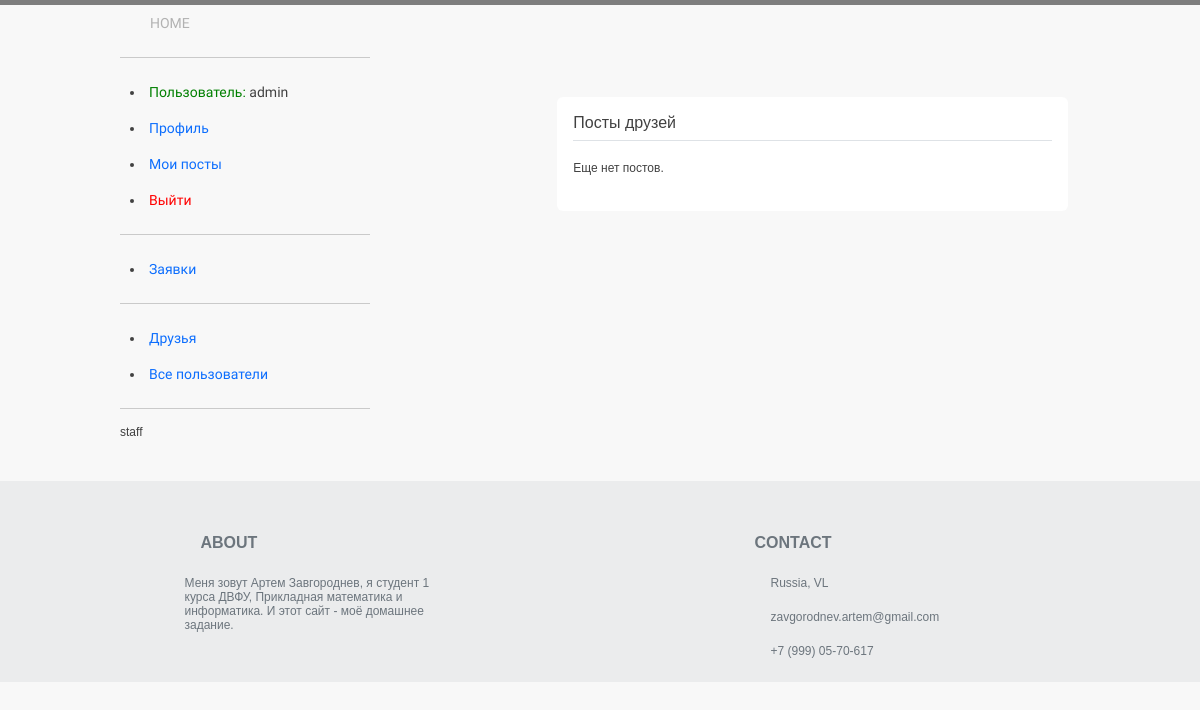
The app's page / (signed in), older data.
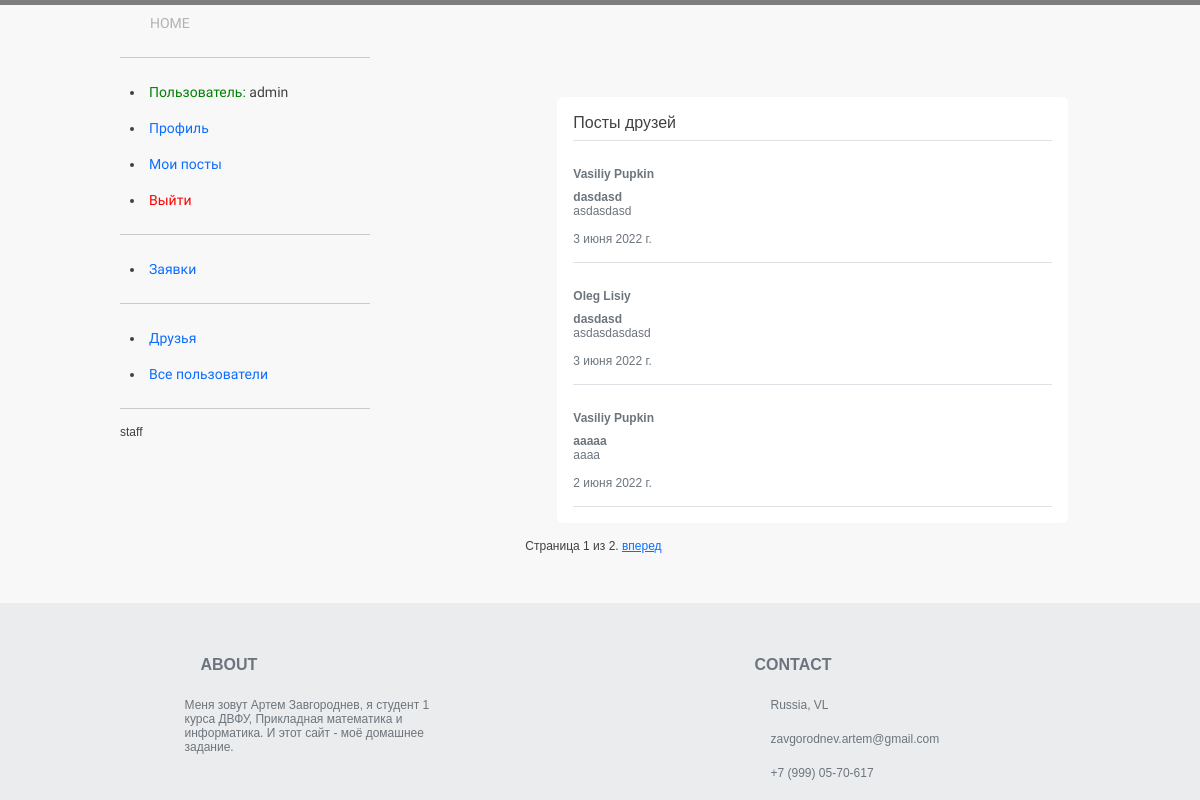
The same page, newer data.
### forum/models.py (models this page shows, shortened)
class Post(models.Model):
    current_user = models.ForeignKey(User, related_name='post_owner', null=True, on_delete=models.CASCADE)
    head = models.CharField("Заголовок", max_length=100)
    text = models.TextField("Текст", null=True, blank=True)
    date = models.DateField(null=True, blank=True)

class Profile(models.Model):
    user = models.OneToOneField(User, null=True, on_delete=models.CASCADE)
    first_name = models.CharField("first name", max_length=100)
    last_name = models.CharField("last name", max_length=100)
    profile_pic = models.ImageField(null=True, blank=True, upload_to="images/profile/")
    date_of_birth = models.DateField(null=True, blank=True)
    bio = models.TextField(null=True, blank=True)
    facebook = models.CharField(max_length=50, null=True, blank=True)
    twitter = models.CharField(max_length=50, null=True, blank=True)
    instagram = models.CharField(max_length=50, null=True, blank=True)
    SEX_STATUS = (
        ('m', 'male'),
        ('f', 'female'),
    )
    sex = models.CharField(max_length=1, choices=SEX_STATUS, blank=True, default='m')

### forum/views.py (the view)
# urls.py: path('', views.FriendsPostList.as_view(), name='home'),
class FriendsPostList(ListView):
    model = Post
    template_name = 'forum/fiends_posts.html'
    paginate_by = 3
    def get_queryset(self):
        user = self.request.user
        try:
            return Post.objects.filter(current_user__in=Friend.objects.get(current_user=user).users.all()).order_by('-date')
        except:
            return ''

### forum/templates/forum/fiends_posts.html (shortened to what this page needs)
{% extends "forum/base.html" %}
{% load static %}
{% block content %}
<ul>
        <div class="my-3 p-3 bg-white rounded box-shadow">
        <h6 class="border-bottom border-gray pb-2 mb-0">Посты друзей</h6>
        {% if post_list %}
        {% for post in post_list %}
            <div class="media text-muted pt-3">
                <div class="d-flex justify-content-between align-items-center w-100">
                        <nav><strong class="text-gray-dark"><a href="{% url 'user_profile' post.current_user.profile.id %}" class="link-secondary">{{ post.current_user.profile.first_name }} {{ post.current_user.profile.last_name }}</a></strong></nav><hr>
                </div>
                <div class="media-body pb-3 mb-0 lh-125 border-bottom border-gray">
                    <strong><span class="d-block">{{post.head}}</span></strong>
                    {{post.text}}<br><br>
                    {{post.date}}
                </div>
            </div>
            {% endfor %}
        {% else %}
        <p>Еще нет постов.</p>
        {% endif %}
        </div>
    </ul>
{% endblock content %}

### forum/templates/forum/base.html (shortened to what this page needs)
<!DOCTYPE html>
<html lang="ru">
<head>
    <link href="https://cdn.jsdelivr.net/npm/bootstrap@5.2.0-beta1/dist/css/bootstrap.min.css" rel="stylesheet">
  {% load static %}
  <link rel="stylesheet" href="{% static 'css/styles.css' %}">
</head>
<body>
    <div id="wrapper">
        <nav>
            <ul class="top-menu">
                <li><a href="{% url 'home' %}">HOME</a></li>
            </ul>
        </nav>
		<aside>
            <nav>
                {% block sidebar %}
                {% if user.is_authenticated %}
                <hr>
                <li><font color="green">Пользователь:</font> {{ user.get_username }}</li>
                {% if user.profile %}
                <li><a href="{% url 'user_profile' user.profile.id %}">Профиль</a></li>
                {% else %}
                <li><a href="{% url 'create_user_profile' %}">Создать профиль</a></li>
                {% endif %}
                <li><a href="{% url 'my_posts' %}">Мои посты</a></li>
                <li><a href="{% url 'logout'%}?next={% url 'home' %}"><font color="red">Выйти</font></a></li>
                {% if user.profile %}
                <hr>
                <li><a href="{% url 'user_friend_requests'%}">Заявки</a></li>
                <hr>
                <li><a href="{% url 'friends'%}">Друзья</a></li>
                <li><a href="{% url 'all_users'%}">Все пользователи</a></li>
                {% endif %}
                {% if user.is_staff %}
                <hr>
                staff
                {% endif %}
                {% else %}
                <li><a href="{% url 'login'%}?next={{request.path}}">Войти</a></li>
                {% endif %}
                {% endblock %}
            </nav>
        </aside>
		<section>
        <div class="container-fluid" style="min-height: 350px">
            <div class="row">
            <div class="col-sm-2">
            </div>
                <div class="col-sm-10 ">
                    {% block content %}{% endblock %}
                    {% block pagination %}
                    {% if is_paginated %}
                    <div class="pagination">
                        <span class="page-links">
                            <span class="page-current">
                                Страница {{ page_obj.number }} из {{ page_obj.paginator.num_pages }}.
                            </span>
                            {% if page_obj.has_next %}
                            <a href="{{ request.path }}?page={{ page_obj.next_page_number }}">вперед</a>
                            {% endif %}
                        </span>
                    </div>
                    {% endif %}
                    {% endblock %}
                </div>
            </div>
        </div>
        </section>
    </div>
    <footer class="text-center text-lg-start bg-light text-muted navbar-fixed-bottom">
        <div class="text-center p-1" style="background-color: rgba(0, 0, 0, 0.05);">
            <div class="container text-center text-md-start mt-5">
                <div class="row mt-3">
                    <div class="col-md-3 col-lg-4 col-xl-3 mx-auto mb-4">
                        <h6 class="text-uppercase fw-bold mb-4">
                            ABOUT
                        </h6>
                        <p>
                            Меня зовут Артем Завгороднев, я студент 1 курса ДВФУ, Прикладная математика и информатика. И этот сайт - моё домашнее задание.
                        </p>
                    </div>
                    <div class="col-md-4 col-lg-3 col-xl-3 mx-auto mb-md-0 mb-4">
                        <h6 class="text-uppercase fw-bold mb-4">
                            Contact
                        </h6>
                        <p> Russia, VL</p>
                        <p>
                            zavgorodnev.artem@gmail.com
                        </p>
                        <p> +7 (999) 05-70-617</p>
                    </div>
                </div>
            </div>
        </div>
    </footer>
</body>
</html>

Row changes from the older to the newer data that the page shows:
added Post: current_user.profile.first_name "Vasiliy", current_user.profile.last_name "Pupkin", head "dasdasd", text "asdasdasd", date "3 июня 2022 г."
added Post: current_user.profile.first_name "Oleg", current_user.profile.last_name "Lisiy", head "dasdasd", text "asdasdasdasd", date "3 июня 2022 г."
added Post: current_user.profile.first_name "Vasiliy", current_user.profile.last_name "Pupkin", head "aaaaa", text "aaaa", date "2 июня 2022 г."
Text that changed along with them:
{{ page_obj.number }}: (not shown) → "1"
{{ page_obj.paginator.num_pages }}: (not shown) → "2"
text no longer shown: "Еще нет постов."
text now shown: "Страница из . вперед"
